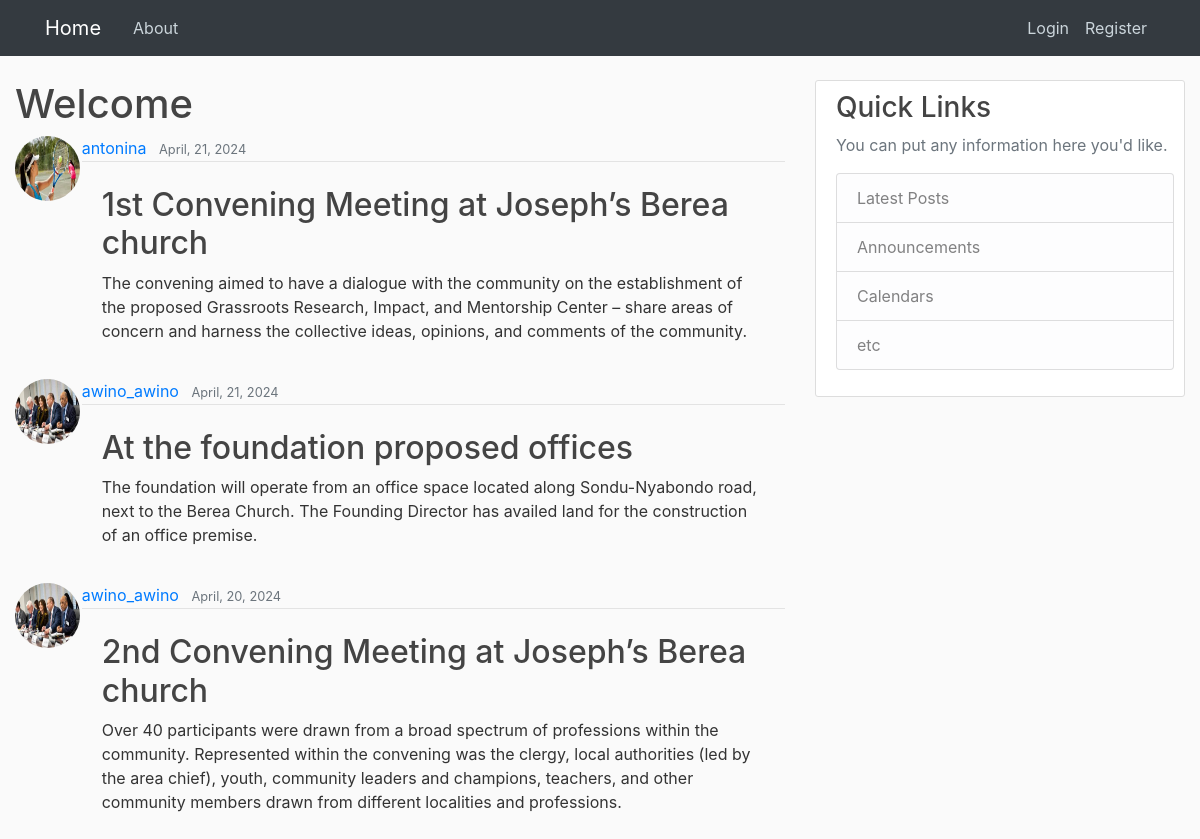
The page / on the database its author committed.
### blogapp/models.py (models this page shows, shortened)
class Post(models.Model):
	title = models.CharField(max_length=100)
	content = models.TextField()
	date_posted = models.DateTimeField(default=timezone.now)
	author = models.ForeignKey(User, on_delete=models.CASCADE)

### users/models.py (models this page shows, shortened)
class Profile(models.Model):
    user = models.OneToOneField(User, on_delete=models.CASCADE)
    image = models.ImageField(default='default.jpg', upload_to='profile_pics')

### blogapp/views.py (the view)
# urls.py: path('', PostListView.as_view(), name = 'blog-home'),
class PostListView(ListView):
	model = Post
	template_name = 'blogapp/home.html' # <app>/<model>_<viewtype>.html
	context_object_name = 'posts' #Getting the data in the home view from the db
	ordering = ['-date_posted'] #order posts from newest to oldest
	paginate_by = 5 #The number of posts we have per page

### blogapp/templates/blogapp/home.html (shortened to what this page needs)
{% extends 'blogapp/base.html' %}
{% load crispy_forms_tags %}
{% block content %}
	<h1>Welcome</h1>
	{% for post in posts %}
<div class="row">
  <div class="col-md-1">
      <img class="rounded-circle article-img" src="{{ post.author.profile.image.url }}">
  </div>
  <div class="col-md-11">
    <div class="article-metadata">
      <a class="mr-2" href="{% url 'user-posts' post.author.username %}">{{ post.author }}</a>
      <small class="text-muted">{{ post.date_posted|date:"F, d, Y" }}</small>
    </div>
    <div class="card-body">
        <h2><a class="article-title" href="{% url 'post-detail' post.id %}">{{ post.title }}</a></h2>
        <p class="">{{ post.content }}</p>
    </div>
  </div>
</div>
	{% endfor %}
{% endblock content %}

### blogapp/templates/blogapp/base.html (shortened to what this page needs)
{% load static %}
<!DOCTYPE html>
<html>
<head>
    <link rel="stylesheet" href="https://maxcdn.bootstrapcdn.com/bootstrap/4.0.0/css/bootstrap.min.css">
	<link rel="stylesheet" type="text/css" href="{% static 'blogapp/main.css' %}">
</head>
<body>
	<header class="site-header">
  <nav class="navbar navbar-expand-md navbar-dark bg-dark fixed-top">
    <div class="container">
      <a class="navbar-brand mr-4" href="{% url 'blog-home' %} ">Home</a>
      <div class="collapse navbar-collapse" id="navbarToggle">
        <div class="navbar-nav mr-auto">
          <a class="nav-item nav-link" href="{% url 'blog-about' %}">About</a>
        </div>
        <div class="navbar-nav">
        	{% if user.is_authenticated %}
        		<a class="nav-item nav-link" href="{% url 'profile' %}">Profile</a>
            <a class="nav-item nav-link" href="{% url 'post-create' %}">New Post</a>
        		<a class="nav-item nav-link" href="{% url 'logout' %}">Logout</a>
        	{% else %}
		        <a class="nav-item nav-link" href="{% url 'login' %}">Login</a>
		        <a class="nav-item nav-link" href="{% url 'register' %}">Register</a>
		    {% endif %}
        </div>
      </div>
    </div>
  </nav>
</header>
<main role="main" class="container-fluid">
  <div class="row">
    <div class="col-md-8">
      {% block content %}
      {% endblock %}
    </div>
    <div class="col-md-4">
      <div class="content-section">
        <h3>Quick Links</h3>
        <p class='text-muted'>You can put any information here you'd like.
          <ul class="list-group">
            <li class="list-group-item list-group-item-light">Latest Posts</li>
            <li class="list-group-item list-group-item-light">Announcements</li>
            <li class="list-group-item list-group-item-light">Calendars</li>
            <li class="list-group-item list-group-item-light">etc</li>
          </ul>
        </p>
      </div>
    </div>
  </div>
</main>
</body>
</html>

### blogapp/static/blogapp/main.css (style rules this page uses)
body { background: #fafafa; color: #333333; margin-top: 5rem; }
h1, h2, h3, h4, h5, h6 { color: #444444; }
ul { margin: 0; }
.site-header .navbar-nav .nav-link { color: #cbd5db; }
.content-section { background: #ffffff; padding: 10px 20px; padding-right: 10px; border: 1px solid #dddddd; border-radius: 3px; margin-bottom: 20px; }
.article-title { color: #444444; }
.article-img { height: 65px; width: 65px; margin-right: 16px; }
.article-metadata { padding-bottom: 1px; margin-bottom: 4px; border-bottom: 1px solid #e3e3e3; }

### rows shown on the page
Post: author.profile.image (picture), author "antonina", date_posted "April, 21, 2024", title "1st Convening Meeting at Joseph’s Berea church", content "The convening aimed to have a dialogue with the community on the establishment of the proposed Grassroots Research, Impact, and Mentorship Center – share areas of concern and harness the collective ideas, opinions, and comments of the community."
Post: author.profile.image (picture), author "awino_awino", date_posted "April, 21, 2024", title "At the foundation proposed offices", content "The foundation will operate from an office space located along Sondu-Nyabondo road, next to the Berea Church. The Founding Director has availed land for the construction of an office premise."
Post: author.profile.image (picture), author "awino_awino", date_posted "April, 20, 2024", title "2nd Convening Meeting at Joseph’s Berea church", content "Over 40 participants were drawn from a broad spectrum of professions within the community. Represented within the convening was the clergy, local authorities (led by the area chief), youth, community leaders and champions, teachers, and other community members drawn from different localities and professions."
